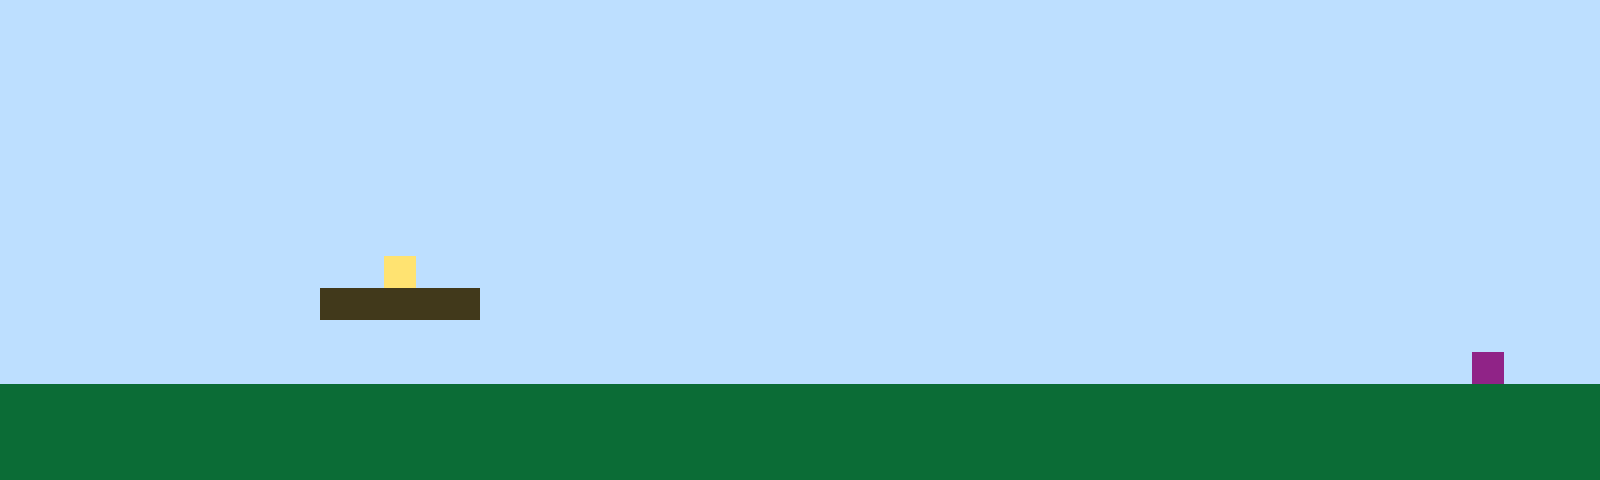

Tiled map render using the project's own tile images. Description and the whole map definition, tile-layer contents included, below:
An orthogonal 50x15 tile map with 32x32 px tiles, 1 tile layer (Tile Layer 1).

<map version="1.10" tiledversion="1.11.2" orientation="orthogonal" renderorder="right-up" width="50" height="15" tilewidth="32" tileheight="32" infinite="0" nextlayerid="2" nextobjectid="1"><editorsettings><export target="map1.csv" format="csv" /></editorsettings><tileset firstgid="1" name="sprites" tilewidth="32" tileheight="32" tilecount="6" columns="3"><image source="sprites.png" width="96" height="64" /></tileset><layer id="1" name="Tile Layer 1" width="50" height="15"><data encoding="csv">1,1,1,1,1,1,1,1,1,1,1,1,1,1,1,1,1,1,1,1,1,1,1,1,1,1,1,1,1,1,1,1,1,1,1,1,1,1,1,1,1,1,1,1,1,1,1,1,1,1,1,1,1,1,1,1,1,1,1,1,1,1,1,1,1,1,1,1,1,1,1,1,1,1,1,1,1,1,1,1,1,1,1,1,1,1,1,1,1,1,1,1,1,1,1,1,1,1,1,1,1,1,1,1,1,1,1,1,1,1,1,1,1,1,1,1,1,1,1,1,1,1,1,1,1,1,1,1,1,1,1,1,1,1,1,1,1,1,1,1,1,1,1,1,1,1,1,1,1,1,1,1,1,1,1,1,1,1,1,1,1,1,1,1,1,1,1,1,1,1,1,1,1,1,1,1,1,1,1,1,1,1,1,1,1,1,1,1,1,1,1,1,1,1,1,1,1,1,1,1,1,1,1,1,1,1,1,1,1,1,1,1,1,1,1,1,1,1,1,1,1,1,1,1,1,1,1,1,1,1,1,1,1,1,1,1,1,1,1,1,1,1,1,1,1,1,1,1,1,1,1,1,1,1,1,1,1,1,1,1,1,1,1,1,1,1,1,1,1,1,1,1,1,1,1,1,1,1,1,1,1,1,1,1,1,1,1,1,1,1,1,1,1,1,1,1,1,1,1,1,1,1,1,1,1,1,1,1,1,1,1,1,1,1,1,1,1,1,1,1,1,1,1,1,1,1,1,1,1,1,1,1,1,1,1,1,1,1,1,1,1,1,1,1,1,1,1,1,1,1,1,1,1,1,1,1,1,1,1,1,1,1,1,1,1,1,1,1,1,1,1,1,1,1,1,1,1,1,1,1,1,1,1,1,1,1,1,1,1,1,1,1,1,1,1,1,1,1,1,1,1,1,1,1,1,1,1,1,1,1,1,1,4,1,1,1,1,1,1,1,1,1,1,1,1,1,1,1,1,1,1,1,1,1,1,1,1,1,1,1,1,1,1,1,1,1,1,1,1,1,1,1,1,1,1,1,1,1,1,1,3,3,3,3,3,1,1,1,1,1,1,1,1,1,1,1,1,1,1,1,1,1,1,1,1,1,1,1,1,1,1,1,1,1,1,1,1,1,1,1,1,1,1,1,1,1,1,1,1,1,1,1,1,1,1,1,1,1,1,1,1,1,1,1,1,1,1,1,1,1,1,1,1,1,1,1,1,1,1,1,1,1,1,1,1,1,1,1,1,1,1,1,1,1,1,1,1,1,1,1,1,1,1,1,1,1,1,1,1,1,1,1,1,1,1,1,1,1,1,1,1,1,1,1,1,1,1,1,1,1,1,1,1,1,1,1,6,1,1,1,2,2,2,2,2,2,2,2,2,2,2,2,2,2,2,2,2,2,2,2,2,2,2,2,2,2,2,2,2,2,2,2,2,2,2,2,2,2,2,2,2,2,2,2,2,2,2,2,2,2,2,2,2,2,2,2,2,2,2,2,2,2,2,2,2,2,2,2,2,2,2,2,2,2,2,2,2,2,2,2,2,2,2,2,2,2,2,2,2,2,2,2,2,2,2,2,2,2,2,2,2,2,2,2,2,2,2,2,2,2,2,2,2,2,2,2,2,2,2,2,2,2,2,2,2,2,2,2,2,2,2,2,2,2,2,2,2,2,2,2,2,2,2,2,2,2,2,2,2,2</data></layer></map>
